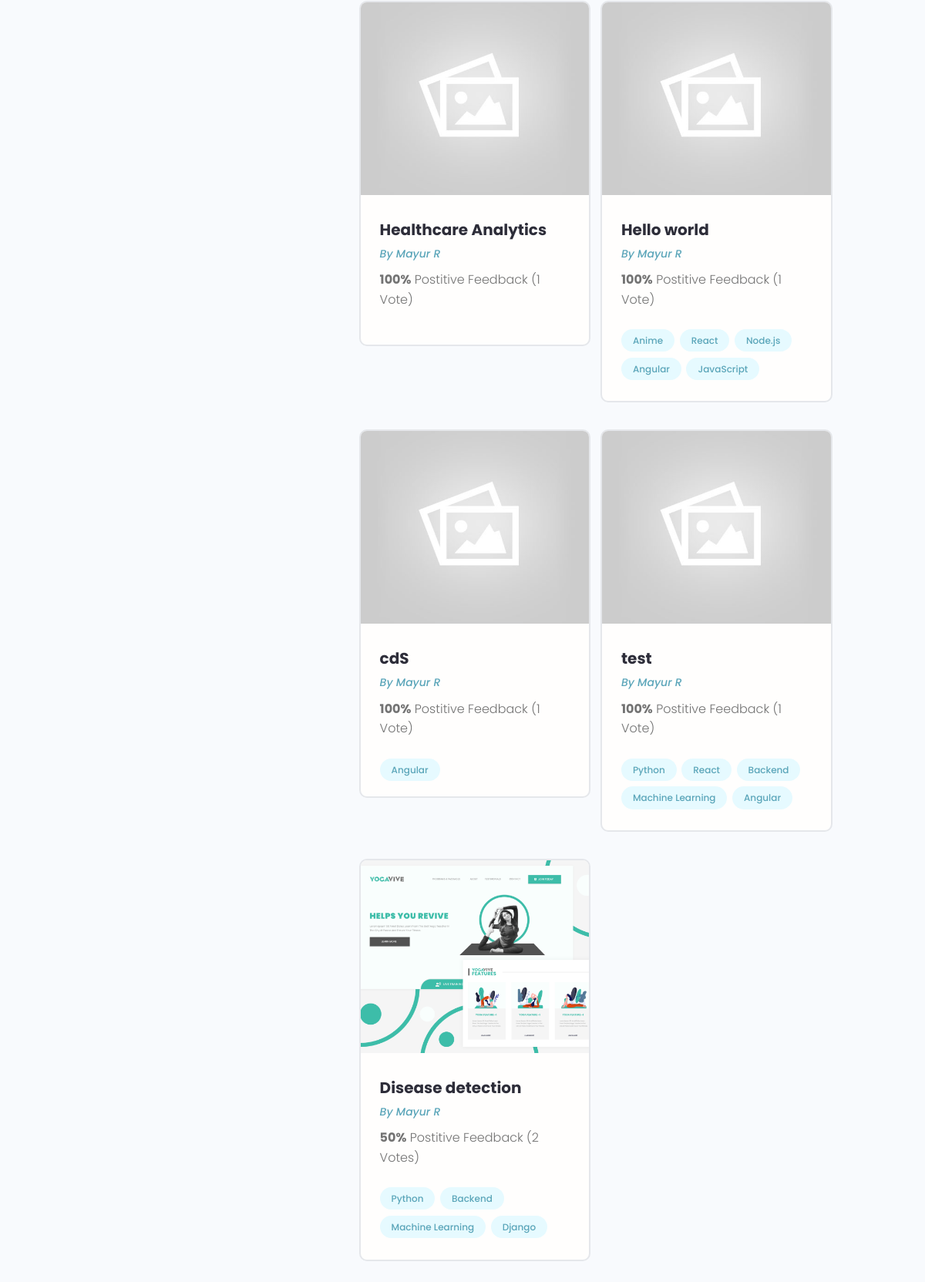
/profile/b6be9e4f-b977-4429-8304-acc4b35053e3/ (lower part), run on an earlier commit of the app's database.
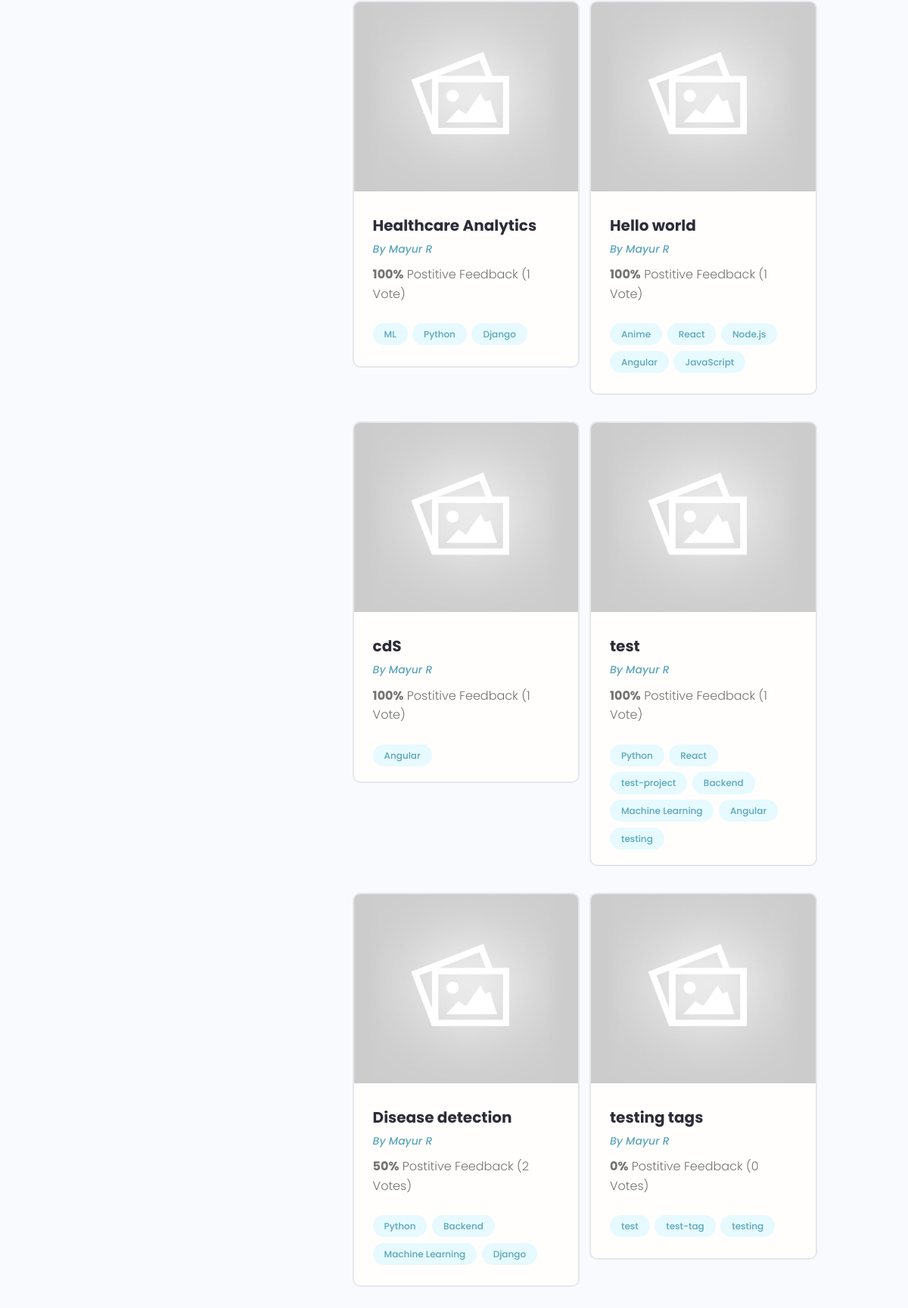
And on a later commit of the database.
### projects/models.py (models this page shows, shortened)
class Project(models.Model):
    owner=models.ForeignKey(Profile,null=True, blank=True,on_delete=models.CASCADE)
    title=models.CharField(max_length=200)
    description=models.TextField(null=True,blank=True)
    featured_image=models.ImageField(null=True,blank=True,default='default.jpeg')
    demo_link=models.CharField(max_length=2000,null=True,blank=True)
    source_link=models.CharField(max_length=2000,null=True,blank=True)
    tags=models.ManyToManyField('Tag',blank=True)
    vote_total=models.IntegerField(default=0, null=True,blank=True)
    vote_ratio=models.IntegerField(default=0, null=True,blank=True)
    created=models.DateTimeField(auto_now_add=True)
    id=models.UUIDField(default=uuid.uuid4,unique=True,primary_key=True,editable=False)
    class Meta:
        ordering=['-vote_ratio','-vote_total','title']
    @property
    def imageURL(self):
        try:
            url=self.featured_image.url
        except:
            url='/images/default.jpeg'
        return url

class Tag(models.Model):
    name=models.CharField(max_length=200)
    created=models.DateTimeField(auto_now_add=True)
    id=models.UUIDField(default=uuid.uuid4,unique=True,primary_key=True,editable=False)
    def __str__(self):
        return self.name

### users/models.py (models this page shows, shortened)
class Profile(models.Model):
    user=models.OneToOneField(User, on_delete=models.CASCADE, null=True,blank=True)
    name=models.CharField(max_length=200,null=True,blank=True)
    email=models.EmailField(max_length=500,null=True,blank=True)
    username=models.CharField(max_length=200,null=True,blank=True)
    location=models.CharField(max_length=200,null=True,blank=True)
    short_intro=models.CharField(max_length=200,null=True,blank=True)
    bio=models.TextField(null=True,blank=True)
    profile_image=models.ImageField(null=True,blank=True,default="profiles/user-default.png", upload_to='profiles/')
    social_github=models.CharField(max_length=200,null=True,blank=True)
    social_twitter=models.CharField(max_length=200,null=True,blank=True)
    social_linkedin=models.CharField(max_length=200,null=True,blank=True)
    social_youtube=models.CharField(max_length=200,null=True,blank=True)
    social_website=models.CharField(max_length=200,null=True,blank=True)
    created=models.DateTimeField(auto_now_add=True)
    id=models.UUIDField(default=uuid.uuid4,unique=True,primary_key=True,editable=False)
    @property
    def imageURL(self):
        try:
            url=self.profile_image.url
        except:
            url='/images/profiles/user-default.png'
        return url
    class Meta:
        ordering=['created']

### users/views.py (the view)
# urls.py: path('profile/<str:pk>/',views.userProfile,name="user-profile"),
def userProfile(request,pk):
    profile=Profile.objects.get(id=pk)
    topSkills=profile.skill_set.exclude(description__exact="")
    otherSkills=profile.skill_set.filter(description="")
    context={'profile':profile,'topSkills':topSkills,'otherSkills':otherSkills}
    return render(request,'users/user-profile.html',context)

### users/templates/users/user-profile.html (shortened to what this page needs)
{% extends 'main.html' %}
{% block content %}
<main class="profile my-md">
    <div class="container">
      <div class="layout">
        <div class="column column--1of3">
        </div>
        <div class="column column--2of3">
          <div class="devInfo">
            <div class="grid grid--two">
            {% for project in profile.project_set.all %}
              <div class="column">
                <div class="card project">
                  <a href="{% url 'project' project.id %}" class="project">
                    <img class="project__thumbnail" src="{{project.imageURL}}" alt="project thumbnail" />
                    <div class="card__body">
                      <h3 class="project__title">{{project.title}}</h3>
                      <p><a class="project__author" href="{% url 'user-profile' project.owner.id %}">By {{project.owner.name}}</a></p>
                      <p class="project--rating">
                        <span style="font-weight: bold;">{{project.vote_ratio}}%</span> Postitive
                        Feedback ({{project.vote_total}} Vote{{project.vote_total|pluralize:"s"}})
                      </p>
                      <div class="project__tags">
                        {% for tag in project.tags.all %}
                        <span class="tag tag--pill tag--main">
                          <small>{{tag}}</small>
                        </span>
                        {% endfor %}
                      </div>
                    </div>
                  </a>
                </div>
              </div>
              {% endfor %}
            </div>
          </div>
        </div>
      </div>
    </div>
  </main>
{% endblock content%}

What changed in the data, as far as the page shows it:
changed Project "Healthcare Analytics": gains Tag (name "Python"); gains Tag (name "Django")
added Tag: name "ML", shown under Project "Healthcare Analytics"
added Tag: name "test-project", shown under Project "test"
added Tag: name "testing"
changed Project "Disease detection": featured_image: picture removed, a placeholder shows
added Project: imageURL (placeholder picture), title "testing tags", owner.name "Mayur R", vote_ratio "0", vote_total "0"
added Tag: name "test", shown under "testing tags"
added Tag: name "test-tag", shown under "testing tags"
